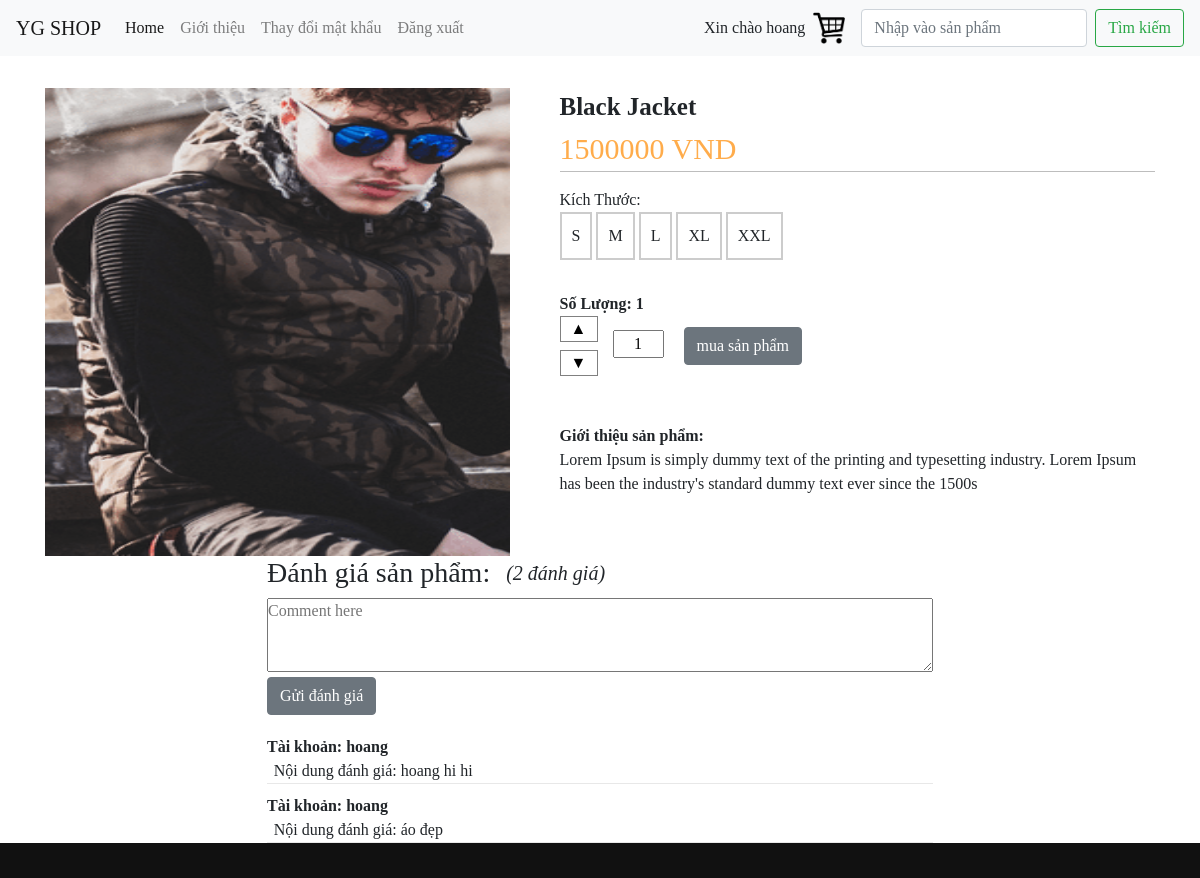
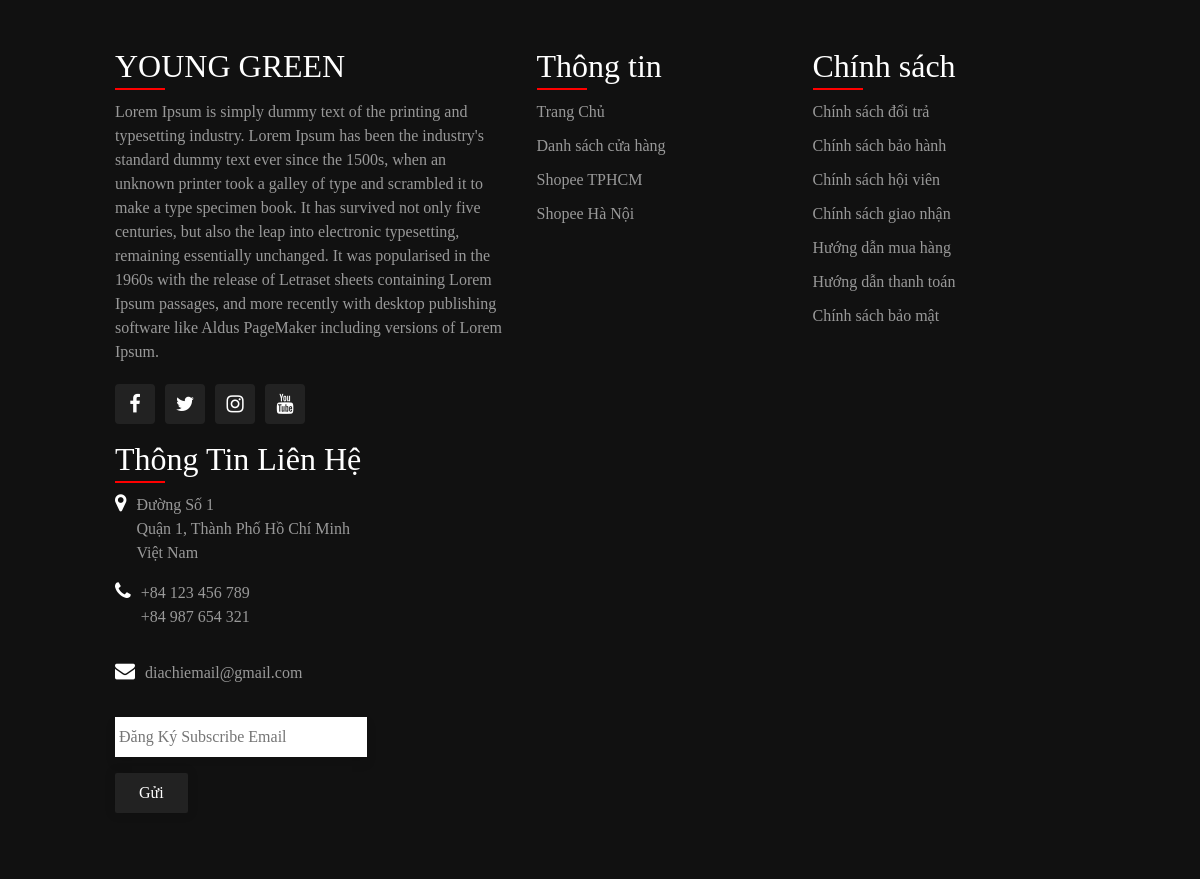
/item.php/?id=1 (signed in), run on the app's committed database (2 pictures, top to bottom).
### tables this page shows
CREATE TABLE `db_products` (
  `id` int(11) NOT NULL,
  `name` varchar(30) NOT NULL,
  `price` int(11) NOT NULL,
  `image` varchar(255) NOT NULL,
  `description` text NOT NULL,
  `status` tinyint(1) NOT NULL DEFAULT 1
);

CREATE TABLE `comments` (
  `id` int(11) NOT NULL,
  `account` varchar(100) NOT NULL,
  `productid` int(11) NOT NULL,
  `date` datetime NOT NULL,
  `content` text NOT NULL,
  `status` int(11) NOT NULL DEFAULT 1
);

### item.php (the view, shortened to what this page needs)
<?php
  require_once("services/connect_db.php");
  $id = $_GET['id'];
  $query = "select * from db_products where id='$id'";
  $result = mysqli_query($connect, $query);
  $item = mysqli_fetch_array($result);
?>
<!DOCTYPE html>
<html lang="en">
<head>
  <link rel="stylesheet" href="css/item.css">
</head>
<body>
  <?php include"layout/navigation.php";?>
  <div class="container">
    <?php
        echo
        '
            <div class="product-container">
                <img class="product-image" src="' . $item['image'] . '" alt="Card image cap" >
                <div class="product-content">
                    <a class="font-weight-bold content-name">' . $item['name'] . '</a>
                    <p class="content-price">'. $item['price'] .' VND</p>
                    <div class="content-size">
                        <a>Kích Thước:</a>
                        <form class="boxed size-form">
                            <label for="S-size">S</label>
                            <label for="M-size">M</label>
                            <label for="L-size">L</label>
                            <label for="XL-size">XL</label>
                            <label for="XXL-size">XXL</label>
                        </form>
                    </div>
                    <br>
                    <div class="content-quantity">
                        <a class="font-weight-bold">Số Lượng: <span id="quantity">1</span></a>
                    </div>
                    <div class="quantity-selector">
                        <div class="change-quantity">
                            <button class="quantity-btn" onclick="increment()">&#9650</button>
                            <button class="quantity-btn" onclick="decrement()">&#9660</button>
                        </div>
                        <div class="quantity-form">
                            <form method="POST" action="/cart.php?action=add" autocomplete="off">
                                <input id="demoInput" type="number" min=0 max=100 value="1" name="quantity[' . $item['id'] .']">
                                <input class="btn btn-secondary buy-btn" type="submit" value="mua sản phẩm">
                            </form>
                        </div>
                    </div>
                    <span class="font-weight-bold">Giới thiệu sản phẩm:</span>
                    <p class="content-description">'.$item['description'].'</p>
                </div>
            </div>
        ';
        ?>
    <div class="comment-container">
      <?php
            require_once("services/connect_db.php");
            $productid = $_GET['id'];
            $getCommentsQuery = "select * from comments where productid = $productid";
            $allCommentsOfProducts = mysqli_query($connect, $getCommentsQuery);
            ?>
      <?php
            if(mysqli_num_rows($allCommentsOfProducts)==0):
            echo"<h2 style='color:green'>Không có đánh giá nào!</h2>";
            echo'
                    <section>
                    <form method="post" action="">
                        <section>
                        <textarea name="content" id="" cols="30" rows="3" style="width:100%" placeholder="Comment here"></textarea>
                        </section>
                        <section>
                        <input class="btn btn-secondary submit-btn" type="submit" value="Gửi đánh giá">
                        </section>
                    </form>
                    </section>
                    ';
            else:
            ?>
      <div class="comment-header">
        <h3>Đánh giá sản phẩm: </h2>
          <h3 class="comment-number" style="font-style:italic">(<?=mysqli_num_rows($allCommentsOfProducts)?> đánh giá)
          </h3>
      </div>
      <?php
                if(isset($_SESSION["user"])){
                echo'
                    <section>
                    <form method="post" action="">
                        <section>
                        <textarea name="content" id="" cols="30" rows="3" style="width:100%" placeholder="Comment here"></textarea>
                        </section>
                        <section>
                        <input class="btn btn-secondary submit-btn" type="submit" value="Gửi đánh giá">
                        </section>
                    </form>
                    </section>
                    ';
                }
                ?>
      <?php
            foreach($allCommentsOfProducts as $comment):
            ?>
      <div class="comment-content">
        <section style='font-weight:bold;'>Tài khoản: <span><?=$comment['account']?></span></section>
        <section style='padding-left:1%;'>Nội dung đánh giá: <?=$comment['content']?></section>
      </div>
      <?php
            endforeach;
            endif;
            ?>
    </div>
  </div>
  <?php include 'layout/footer.php'; ?>
</body>
</html>

### css/item.css (style rules this page uses)
.product-container { display:flex; gap:50px; }
.product-content { display:flex; flex-direction: column; width: 600px; }
.content-name { font-size: 25px; font-weight: 500; display: block; }
.content-price { font-size: 30px; color: #FFAC4B; display: block; border-bottom: 1px solid #BDBDBD; }
.product-image { height: 468px; width: 468px; }
.boxed label { display: inline-block; width: 6 em; padding: 10px; border: solid 2px #ccc; transition: all 0.3s; }
.change-quantity { display:flex; flex-direction: column; gap: 0.5rem; }
#demoInput { text-align: center; }
.quantity-selector { display: flex; gap: 15px; align-items: center; }
.quantity-btn { width: 38px; border: 0.5px solid grey; background-color: white; }
.buy-btn { margin-left: 1em; }
.comment-container { width: 60%; margin-left: auto; margin-right: auto; }
.comment-header { display: flex; flex-direction: row; align-items: center; gap: 1em; }
.comment-number { font-size: 20px; }
.comment-content { border-bottom: 1px solid rgb(232,232,232); margin-top: 10px; }
.submit-btn { margin-right: auto; margin-bottom: 10px; margin-top: 5px; }
.container { margin-top: 2rem; }

### css/footer.css (style rules this page uses)
* { margin: 0; padding: 0; box-sizing: border-box; font-family: "MavenPro"; }

### data on the page
db_products: image (picture), name "Black Jacket", price "1500000", id "1", description "Lorem Ipsum is simply dummy text of the printing and typesetting industry. Lorem Ipsum has been the industry's standard dummy text ever since the 1500s"
comments: account "hoang", content "hoang hi hi"
comments: account "hoang", content "áo đẹp"

### other printed values
$_SESSION["user"] "hoang"
mysqli_num_rows($allCommentsOfProducts) "2"
